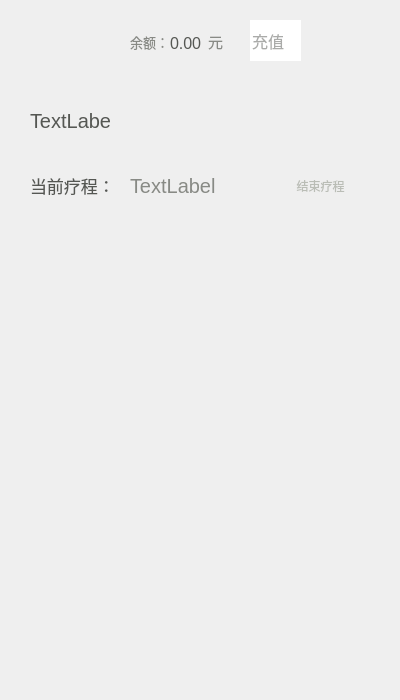
<?xml version="1.0" encoding="UTF-8"?>
<ui version="4.0">
 <class>userwindow</class>
 <widget class="QDialog" name="userwindow">
  <property name="geometry">
   <rect>
    <x>0</x>
    <y>0</y>
    <width>400</width>
    <height>700</height>
   </rect>
  </property>
  <property name="windowTitle">
   <string>Dialog</string>
  </property>
  <widget class="QLabel" name="label">
   <property name="geometry">
    <rect>
     <x>0</x>
     <y>0</y>
     <width>400</width>
     <height>700</height>
    </rect>
   </property>
   <property name="styleSheet">
    <string notr="true">background-image: url(:/new/prefix1/user.jpg);</string>
   </property>
   <property name="text">
    <string/>
   </property>
  </widget>
  <widget class="QPushButton" name="but_sup">
   <property name="geometry">
    <rect>
     <x>280</x>
     <y>270</y>
     <width>101</width>
     <height>71</height>
    </rect>
   </property>
   <property name="cursor">
    <cursorShape>OpenHandCursor</cursorShape>
   </property>
   <property name="toolTip">
    <string>&lt;html&gt;&lt;head/&gt;&lt;body&gt;&lt;p&gt;租用费用：10元&lt;/p&gt;&lt;/body&gt;&lt;/html&gt;</string>
   </property>
   <property name="styleSheet">
    <string notr="true">border:none;

color: rgb(85, 87, 83);

</string>
   </property>
   <property name="text">
    <string/>
   </property>
  </widget>
  <widget class="QPushButton" name="but_chi">
   <property name="geometry">
    <rect>
     <x>280</x>
     <y>370</y>
     <width>101</width>
     <height>71</height>
    </rect>
   </property>
   <property name="cursor">
    <cursorShape>OpenHandCursor</cursorShape>
   </property>
   <property name="toolTip">
    <string>&lt;html&gt;&lt;head/&gt;&lt;body&gt;&lt;p&gt;租用费用：10元&lt;/p&gt;&lt;/body&gt;&lt;/html&gt;</string>
   </property>
   <property name="styleSheet">
    <string notr="true">border:none;

color: rgb(85, 87, 83);

</string>
   </property>
   <property name="text">
    <string/>
   </property>
  </widget>
  <widget class="QPushButton" name="but_love">
   <property name="geometry">
    <rect>
     <x>280</x>
     <y>590</y>
     <width>91</width>
     <height>71</height>
    </rect>
   </property>
   <property name="cursor">
    <cursorShape>OpenHandCursor</cursorShape>
   </property>
   <property name="toolTip">
    <string>&lt;html&gt;&lt;head/&gt;&lt;body&gt;&lt;p&gt;租用费用：10元&lt;/p&gt;&lt;/body&gt;&lt;/html&gt;</string>
   </property>
   <property name="styleSheet">
    <string notr="true">border:none;

color: rgb(85, 87, 83);

</string>
   </property>
   <property name="text">
    <string/>
   </property>
  </widget>
  <widget class="QPushButton" name="but_nom">
   <property name="geometry">
    <rect>
     <x>280</x>
     <y>480</y>
     <width>91</width>
     <height>71</height>
    </rect>
   </property>
   <property name="cursor">
    <cursorShape>OpenHandCursor</cursorShape>
   </property>
   <property name="toolTip">
    <string>&lt;html&gt;&lt;head/&gt;&lt;body&gt;&lt;p&gt;租用费用：10元&lt;/p&gt;&lt;/body&gt;&lt;/html&gt;</string>
   </property>
   <property name="styleSheet">
    <string notr="true">border:none;

color: rgb(85, 87, 83);

</string>
   </property>
   <property name="text">
    <string/>
   </property>
  </widget>
  <widget class="QLabel" name="label_name">
   <property name="geometry">
    <rect>
     <x>30</x>
     <y>100</y>
     <width>81</width>
     <height>41</height>
    </rect>
   </property>
   <property name="font">
    <font>
     <pointsize>15</pointsize>
    </font>
   </property>
   <property name="styleSheet">
    <string notr="true">color: rgb(186, 189, 182);
color: rgb(85, 87, 83);</string>
   </property>
   <property name="text">
    <string>TextLabel</string>
   </property>
  </widget>
  <widget class="QLabel" name="label_balance">
   <property name="geometry">
    <rect>
     <x>170</x>
     <y>34</y>
     <width>51</width>
     <height>18</height>
    </rect>
   </property>
   <property name="font">
    <font>
     <pointsize>12</pointsize>
    </font>
   </property>
   <property name="styleSheet">
    <string notr="true">color: rgb(85, 87, 83);</string>
   </property>
   <property name="text">
    <string>0.00</string>
   </property>
  </widget>
  <widget class="QLabel" name="label_bick">
   <property name="geometry">
    <rect>
     <x>130</x>
     <y>160</y>
     <width>111</width>
     <height>51</height>
    </rect>
   </property>
   <property name="font">
    <font>
     <pointsize>15</pointsize>
    </font>
   </property>
   <property name="styleSheet">
    <string notr="true">color: rgb(136, 138, 133);</string>
   </property>
   <property name="text">
    <string>TextLabel</string>
   </property>
  </widget>
  <widget class="QLabel" name="label_6">
   <property name="geometry">
    <rect>
     <x>208</x>
     <y>31</y>
     <width>21</width>
     <height>21</height>
    </rect>
   </property>
   <property name="font">
    <font>
     <pointsize>11</pointsize>
    </font>
   </property>
   <property name="styleSheet">
    <string notr="true">color: rgb(136, 138, 133);</string>
   </property>
   <property name="text">
    <string>元</string>
   </property>
  </widget>
  <widget class="QLineEdit" name="lineEdit">
   <property name="geometry">
    <rect>
     <x>250</x>
     <y>20</y>
     <width>51</width>
     <height>41</height>
    </rect>
   </property>
   <property name="font">
    <font>
     <pointsize>12</pointsize>
    </font>
   </property>
   <property name="styleSheet">
    <string notr="true">border:none;
border-color: rgb(212, 175, 224);

color:rgb(85, 87, 83);</string>
   </property>
   <property name="placeholderText">
    <string>充值</string>
   </property>
  </widget>
  <widget class="QPushButton" name="pushButton">
   <property name="geometry">
    <rect>
     <x>328</x>
     <y>20</y>
     <width>40</width>
     <height>41</height>
    </rect>
   </property>
   <property name="font">
    <font>
     <pointsize>30</pointsize>
    </font>
   </property>
   <property name="styleSheet">
    <string notr="true">border:none;

color: rgb(85, 87, 83);

</string>
   </property>
   <property name="text">
    <string/>
   </property>
  </widget>
  <widget class="QLabel" name="label_9">
   <property name="geometry">
    <rect>
     <x>130</x>
     <y>30</y>
     <width>41</width>
     <height>24</height>
    </rect>
   </property>
   <property name="font">
    <font>
     <pointsize>10</pointsize>
    </font>
   </property>
   <property name="styleSheet">
    <string notr="true">color: rgb(136, 138, 133);</string>
   </property>
   <property name="text">
    <string>余额：</string>
   </property>
  </widget>
  <widget class="QPushButton" name="pushButton_2">
   <property name="geometry">
    <rect>
     <x>280</x>
     <y>170</y>
     <width>81</width>
     <height>31</height>
    </rect>
   </property>
   <property name="toolTip">
    <string>&lt;html&gt;&lt;head/&gt;&lt;body&gt;&lt;p&gt;还车另加服务费10元&lt;/p&gt;&lt;/body&gt;&lt;/html&gt;</string>
   </property>
   <property name="styleSheet">
    <string notr="true">color: rgb(186, 189, 182);

border:0px solid #af51ff;
</string>
   </property>
   <property name="text">
    <string>结束疗程</string>
   </property>
  </widget>
  <widget class="QLabel" name="label_2">
   <property name="geometry">
    <rect>
     <x>30</x>
     <y>170</y>
     <width>81</width>
     <height>31</height>
    </rect>
   </property>
   <property name="font">
    <font>
     <pointsize>13</pointsize>
    </font>
   </property>
   <property name="styleSheet">
    <string notr="true">color: rgb(85, 87, 83);</string>
   </property>
   <property name="text">
    <string>当前疗程：</string>
   </property>
  </widget>
  <widget class="QPushButton" name="pushButton_3">
   <property name="geometry">
    <rect>
     <x>20</x>
     <y>-10</y>
     <width>98</width>
     <height>91</height>
    </rect>
   </property>
   <property name="styleSheet">
    <string notr="true">border:none;

color: rgb(85, 87, 83);

</string>
   </property>
   <property name="text">
    <string/>
   </property>
  </widget>
 </widget>
 <resources/>
 <connections/>
</ui>
